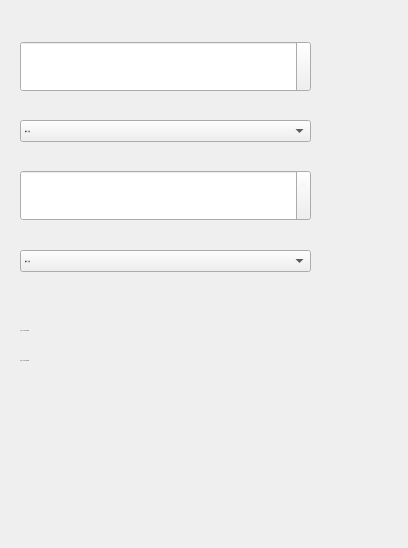
<?xml version="1.0" encoding="UTF-8"?>
<ui version="4.0">
 <class>huobi</class>
 <widget class="QWidget" name="huobi">
  <property name="geometry">
   <rect>
    <x>0</x>
    <y>0</y>
    <width>408</width>
    <height>548</height>
   </rect>
  </property>
  <property name="maximumSize">
   <size>
    <width>1000</width>
    <height>10000</height>
   </size>
  </property>
  <property name="font">
   <font>
    <family>宋体</family>
    <pointsize>-1</pointsize>
    <weight>50</weight>
    <italic>false</italic>
    <bold>false</bold>
   </font>
  </property>
  <property name="windowTitle">
   <string>计算器</string>
  </property>
  <property name="styleSheet">
   <string notr="true">*{
font:15px &quot;宋体&quot;;
color: rgb(250, 250, 250);
selection-background-color: rgb(255, 255, 255);/*选中文本*/
selection-color: rgb(0, 0, 0);
outline:none;/*焦点框*/
}
#centralWidget{
background-color: rgb(80, 80, 80);
border-bottom:5px solid rgb(20, 20, 20);
}
/*其他(控件公共样式在最后)*/

/*tab 1中按钮示例*/
#btnHoverOrange{
border-color:rgb(255, 170, 0);
}
#btnPressOrange{
color:black;
border-color: rgb(128, 128, 128);
background-color:rgb(255, 170, 0);
}
#btnHoverBlue{
border-color:rgb(0, 170, 255);
}
#btnPressBlue{
color:black;
border-color: rgb(128, 128, 128);
background-color:rgb(0, 170, 255);
}
/*tab 1中勾选框示例*/
#checkHoverOrange{
color: rgb(255, 170, 0);
}
#checkHoverOrange::indicator{
border-image: url(:/img/check_orange.png);
}
#checkCheckOrange::indicator{
border-image: url(:/img/checked_orange.png);
}
#checkHoverBlue{
color: rgb(0, 170, 255);
}
#checkHoverBlue::indicator{
border-image: url(:/img/check_blue.png);
}
#checkCheckBlue::indicator{
border-image: url(:/img/checked_blue.png);
}
#checkHoverGreen{
color: rgb(0, 255, 127);
}
#checkHoverGreen::indicator{
border-image: url(:/img/check_green.png);
}
#checkCheckGreen::indicator{
border-image: url(:/img/checked_green.png);
}
/*tab1 下拉框示例*/
#comboHover{
border:1px solid rgb(255, 170, 0);
}
#comboHover::down-arrow{
border-image: url(:/img/down_orange.png);
}
/*tab 1编辑框示例*/
#editHover{
border:1px solid rgb(255, 170, 0);
}
/*tab 1数字框示例*/
#spinHoverOrange{
border:1px solid rgb(255, 170, 0);
}
#spinHoverOrange::up-button{
border-image: url(:/img/up_orange.png);
}
#spinHoverBlue{
border:1px solid rgb(0, 170, 255);
}
#spinHoverBlue::up-button{
border-image: url(:/img/up_blue.png);
}
/*自定义按钮栏*/
#toolBar{
background-color: rgb(20, 20, 20);
border-bottom:2px solid rgb(0, 170, 255);
}
#toolBar QPushButton{
color: rgb(250, 250, 250);
border:0;
border-radius:0;
background-color: transparent;
}
#toolBar QPushButton:hover{
color:rgb(255, 170, 0);
background-color: rgba(255, 255, 255, 50);
}
#toolBar QPushButton:pressed{
background-color: rgba(255, 255, 255, 80);
}
QPushButton#btnSet{
background-image: url(:/img/set_gray.png);
background-repeat:no-repeat;
background-position:center center;
}
QPushButton#btnSet:hover{
background-image: url(:/img/set_orange.png);
}
QPushButton#btnMin{
background-image: url(:/img/min_gray.png);
background-repeat:no-repeat;
background-position:center center;
}
QPushButton#btnMin:hover{
background-image: url(:/img/min_orange.png);
}
QPushButton#btnMax{
background-image: url(:/img/max_gray.png);
background-repeat:no-repeat;
background-position:center center;
}
QPushButton#btnMax:hover{
background-image: url(:/img/max_orange.png);
}
QPushButton#btnClose{
background-image: url(:/img/close_gray.png);
background-repeat:no-repeat;
background-position:center center;
}
QPushButton#btnClose:hover{
background-image: url(:/img/close_red.png);
}

/*ToolBox*/
QToolBox{
background-color: rgb(80, 80, 80);/*背景色-空隙颜色*/
border:1px solid rgb(128, 128, 128);
}
QToolBox QWidget{/*tab页*/
background-color: rgb(80, 80, 80);
}
QToolBox&gt;QAbstractButton{/*标题栏*/
min-height:30px;
}
QToolBox::tab{
background-color:rgb(40, 40, 40);
}
QToolBox::tab:hover{
color:black;
background-color: rgb(255, 170, 0);
}
QToolBox::tab:selected{
color:rgb(255, 170, 0);
}
QToolBox::tab:selected:hover{
color:black;
}
/*分裂器*/
QSplitter::handle{
background-color: rgb(60, 60, 60);
margin:2px;
}
/*滚动区域*/
QScrollArea{
border:0;
background-color: transparent;
}
/*滚动条 */
QScrollBar:vertical{/*竖向*/
width:20px;
padding:0 3px;
margin:0;
background-color:transparent;
}
QScrollBar::add-page:vertical,QScrollBar::sub-page:vertical{
background-color: transparent;
}
QScrollBar::handle:vertical{
width:10px;
min-height:20px;
margin:20px 0;
background-color:rgb(100, 100, 100);
}
QScrollBar::handle:vertical:hover{
background-color:rgb(150, 150, 150);
}
QScrollBar::add-line:vertical{
height:20px;
width:20px;
subcontrol-position:bottom;
border-image: url(:/img/down2_white.png);
}
QScrollBar::sub-line:vertical{
height:20px;
width:20px;
subcontrol-position:top;
border-image: url(:/img/up2_white.png);
}
QScrollBar::sub-line:vertical:hover{
border-image: url(:/img/up2_orange.png);
}
QScrollBar::add-line:vertical:hover{
border-image: url(:/img/down2_orange.png);
}
QScrollBar:horizontal{/*横向*/
height:20px;
padding:3px;
margin:0;
background-color:transparent;
}
QScrollBar::add-page:horizontal,QScrollBar::sub-page:horizontal{
background-color: transparent;
}
QScrollBar::handle:horizontal{
height:10px;
min-width:20px;
margin:0 20px;
background-color:rgb(100, 100, 100);
}
QScrollBar::handle:horizontal:hover{
background-color:rgb(150, 150, 150);
}
QScrollBar::add-line:horizontal{
height:20px;
width:20px;
subcontrol-position:right;
border-image: url(:/img/right2_white.png);
}
QScrollBar::sub-line:horizontal{
height:20px;
width:20px;
subcontrol-position:left;
border-image: url(:/img/left2_white.png);
}
QScrollBar::add-line:horizontal:hover{
border-image: url(:/img/right2_orange.png);
}
QScrollBar::sub-line:horizontal:hover{
border-image: url(:/img/left2_orange.png);
}
/*TabWidget*/
QTabWidget{
}
QTabWidget&gt;QWidget&gt;QWidget{/*tab页*/
background-color: rgb(80, 80, 80);
}
QTabWidget::tab-bar{
alignment:left;/*tab位置*/
}
QTabWidget::pane { /*内容区域*/
background-color: rgb(80, 80, 80);/*背景色-空隙颜色*/
border:1px solid rgb(128, 128, 128);
}
QTabBar{
color:white;
background-color:transparent;
}
QTabBar::tab{/*页签*/
min-height:30px;
width:120px;
border-top-left-radius:20px;
border-bottom-right-radius:20px;
margin-right:1px;
margin-bottom:1px;
background-color:rgb(40, 40, 40);
}
QTabBar::tab:hover{
color:black;
background-color: rgb(255, 170, 0);
border-bottom-right-radius:0px;
}
QTabBar::tab:selected{
color:rgb(255, 170, 0);
border-bottom-right-radius:0px;
}
QTabBar::tab:selected:hover{
color:black;
}
QTabBar::tear{/*选项过多时的。。。*/
imag:;
}
QTabBar::scroller{
width:60px;
}
/*文本框*/
QTextEdit{
color:white;
border:1px solid rgb(128, 128, 128);
background-color: rgb(90, 90, 90);
}


QDoubleSpinBox{
color:white;
border:1px solid rgb(128, 128, 128);
background-color: rgb(90, 90, 90);
}

QDateEdit{
color:white;
border:1px solid rgb(128, 128, 128);
background-color: rgb(90, 90, 90);
}

/*按钮*/
QPushButton{
color:rgb(250, 250, 250);
border:1px solid rgb(128, 128, 128);
background-color: rgb(40 ,40 ,40);
border-radius:4px;
}
QPushButton:hover{
border-color:rgb(255, 170, 0);
}
QPushButton:pressed{
background-color: rgb(255, 170, 0);
border-color: rgb(128, 128, 128);
color:black;
}
QPushButton:checked{
color: rgb(0, 255, 127);
border-color: rgb(0, 255, 127);
background-image: url(:/img/right3_green.png);
background-repeat:no-repeat;
background-position:center left;
}
QPushButton:disabled{
color: rgb(230, 230, 230);
background-color: rgb(150, 150, 150);
}
QPushButton:checked:pressed{
color:black;
}
QPushButton:checked:disabled{
color: rgb(230, 230, 230);
border-color: rgb(128, 128, 128);
background-color: rgb(150, 150, 150);
background-image: url(:/img/right3_white.png);
}
/*勾选框*/
QCheckBox{
margin-left:5px;
spacing:3px;/*点击框与文字距离*/
color: rgb(250, 250, 250);
}
QCheckBox:hover{
color: rgb(0, 255, 127);
}
QCheckBox:disabled{
color: rgb(230, 230, 230);
}
QCheckBox::indicator{/*点击框*/
width:20px;
height:20px;
}
QCheckBox::indicator:unchecked{/*可添加未点击时点击区域图片*/
border-image: url(:/img/check_white.png);
}
QCheckBox::indicator:unchecked:hover{
border-image: url(:/img/check_green.png);
}
QCheckBox::indicator:unchecked:disabled{
border-image: url(:/img/check_white.png);
}
QCheckBox::indicator:checked{/*点击时区域样式*/
border-image: url(:/img/checked_green.png);
}
QCheckBox::indicator:checked:hover{
border-image: url(:/img/checked_green.png);
}
QCheckBox::indicator:checked:disabled{
border-image: url(:/img/checked_white.png);
}
QCheckBox::indicator:indeterminate{/*半选中状态*/
}
/*下拉列表*/
QComboBox{
padding-left: 5px;
padding-right: 2px;
color:rgb(250 ,250 ,250);
border:1px solid rgb(128, 128, 128);
background-color:  rgb(100 ,100 ,100);
}
QComboBox:hover{
border:1px solid rgb(255, 170, 0);
}
QComboBox:disabled{
color: rgb(230, 230, 230);
background-color:rgb(150, 150, 150);
}
QComboBox:editable{
background-color:rgb(100, 100, 100);
}
QComboBox:editable:disabled{
background-color:rgb(150, 150, 150);
}
QComboBox QAbstractItemView{
background-color:rgb(110, 110, 110);
}
QComboBox QAbstractItemView::item{/*需要代码中-&amp;gt;setView(new QListView(this));*/
height:26px;
font: 15px &quot;宋体&quot;;
}
QComboBox QAbstractItemView::item:hover{
color:black;
background-color: rgb(255, 170, 0);
}
QComboBox QAbstractItemView::item:selected{
background-color: rgb(255, 170, 0);
}
QComboBox::drop-down {
width:20px;
height:20px;
subcontrol-position: center right;
right:2px;
border:0;
background-color:transparent;
}
QComboBox::down-arrow {/*替换三角小图标*/
width:20px;
height:20px;
border-image: url(:/img/down_white.png);
}
QComboBox::down-arrow:hover {
border-image: url(:/img/down_orange.png);
}
QComboBox::down-arrow:disabled {
border-image: url(:/img/down2_white.png);
}
/*编辑框*/
QLineEdit{
padding: 0 5px;
color: rgb(250 ,250 ,250);
background-color: rgb(100, 100, 100);
border:1px solid rgb(128, 128, 128);
}
QLineEdit:hover{
border:1px solid rgb(255, 170, 0);
}
QLineEdit[readOnly=true],QLineEdit:disabled{
color: rgb(230, 230, 230);
background-color:rgb(150, 150, 150);
}
/*整数框*/
QSpinBox{
padding:0 5px;
color: rgb(250, 250, 250);
background-color:  rgb(100, 100, 100);
border:1px solid rgb(128, 128, 128);
}
QSpinBox:hover{
border:1px solid rgb(255, 170, 0);
}
QSpinBox:disabled{
color: rgb(230, 230, 230);
background-color:rgb(150, 150, 150);
}
QSpinBox[buttonSymbols=&quot;0&quot;]::up-button{/*显示按钮=0*/
width:20px;
height:14px;
subcontrol-origin:border;
subcontrol-position:top right;
right:2px;
top:2px;
border-image: url(:/img/up_white.png);
}
QSpinBox::up-button:hover{
border-image: url(:/img/up_orange.png);
}
QSpinBox::up-button:pressed{
}
QSpinBox[buttonSymbols=&quot;0&quot;]::down-button{
width:20px;
height:14px;
subcontrol-origin:border;
subcontrol-position:bottom right;
right:2px;
bottom:2px;
border-image: url(:/img/down_white.png);
}
QSpinBox::down-button:hover{
border-image: url(:/img/down_orange.png);
}
QSpinBox::down-button:pressed{
}
QSpinBox::up-button:disabled{
border-image: url(:/img/up2_white.png);
}
QSpinBox::down-button:disabled{
border-image: url(:/img/down2_white.png);
}
/*表头*/
QHeaderView{
font: 15px &quot;宋体&quot;;
color:rgb(240, 240, 240);
background-color: rgb(80, 80, 80);
}
QHeaderView::section:horizontal{/*横表头*/
min-height:30px;
border:0;
border-bottom:1px solid rgb(0, 170, 255);
background-color: rgb(60,60,60);
}
QHeaderView::section:vertical{/*竖表头*/
min-width:60px;
padding-left:15px;
border:1px solid rgb(128, 128, 128);
border-top:0;
border-left:0;
background-color: rgb(60, 60, 60);
}
QHeaderView::section{
font: 15px &quot;宋体&quot;;
text-align:center;
}
QHeaderView::section:hover{
color:black;
background-color: rgb(255, 170, 0);
}
QHeaderView::section:checked{/*不取消高亮*/
font: 15px &quot;宋体&quot;;
font-weight:normal;
color: rgb(255, 170, 0);
}
QHeaderView::section:selected{
font: 15px &quot;宋体&quot;;
font-weight:normal;
color: red;
}
QHeaderView::section:checked:hover{
font-weight:normal;
color: rgb(240, 240, 240);
}
QHeaderView::section:first{/*表头第一个位置*/
}
QHeaderView::down-arrow{/*图标用来排序的*/
}
QHeaderView::up-arrow{
}
/*表格*/
QTableView{/*对齐方式代码设置*/
border:1px solid rgb(128, 128, 128);
gridline-color: rgb(128, 128, 128);/*网格线颜色*/
background-color: rgb(80, 80, 80);
}
QTableView QTableCornerButton::section{/*表头左上*/
background-color: rgb(60,60,60);
border:0;
border-bottom:1px solid rgb(0, 170, 255);
}
QTableView::item{/*表内容*/
font: 15px &quot;宋体&quot;;
color: rgb(250, 250, 250);
background-color: rgb(80, 80, 80);
}
QTableView::item:selected{
color:black;
background-color: rgb(255, 170, 0);
}
QTableView::indicator{
width: 20px;
height: 20px;
}
QTableView::indicator:enabled:checked{
image: ;
}
QTableView::indicator:enabled:unchecked{
image: ;
}
/*菜单*/
QPushButton::menu-indicator{/*setmenu*/
image:none;
}
QMenu{
border:1px solid rgb(128, 128, 128);
background-color:rgb(70, 70, 70);
margin:0px;
padding:0px;
}
QMenu::item {
margin:0px;
padding:0 20 0 10px;
font:15px &quot;宋体&quot;;
min-height:26px;
max-height:28px;
color:rgb(240, 240, 240);
background-color:rgb(70, 70, 70);
}
QSpacerItem{
background-color: rgb(0, 255, 0);
}
QMenu::item:disabled{
color:rgb(240, 240, 240);
background-color:rgb(110, 110, 110);
}
QMenu::item:selected {
color:black;
background-color: rgb(255, 170, 0);
}
QMenu::item:selected:disabled{
color:rgb(240, 240, 240);
background-color:rgb(110, 110, 110);
}
QMenu::separator {/*分割线*/
height: 1px;
background: transparent;
}</string>
  </property>
  <widget class="QWidget" name="centralWidget" native="true">
   <property name="geometry">
    <rect>
     <x>0</x>
     <y>-20</y>
     <width>411</width>
     <height>571</height>
    </rect>
   </property>
   <widget class="QComboBox" name="comboBox">
    <property name="geometry">
     <rect>
      <x>20</x>
      <y>140</y>
      <width>291</width>
      <height>22</height>
     </rect>
    </property>
    <item>
     <property name="text">
      <string>智利 - 比索</string>
     </property>
    </item>
    <item>
     <property name="text">
      <string>赞比亚 - 克瓦查</string>
     </property>
    </item>
    <item>
     <property name="text">
      <string>越南 - 盾</string>
     </property>
    </item>
    <item>
     <property name="text">
      <string>约旦 - 第纳尔</string>
     </property>
    </item>
    <item>
     <property name="text">
      <string>英国 - 磅</string>
     </property>
    </item>
    <item>
     <property name="text">
      <string>印度尼西亚 - 印尼盾</string>
     </property>
    </item>
    <item>
     <property name="text">
      <string>印度 - 卢比</string>
     </property>
    </item>
    <item>
     <property name="text">
      <string>以色列 - 古稀伯来钱币</string>
     </property>
    </item>
    <item>
     <property name="text">
      <string>伊朗 - 里亚尔</string>
     </property>
    </item>
    <item>
     <property name="text">
      <string>伊拉克 - 第纳尔</string>
     </property>
    </item>
    <item>
     <property name="text">
      <string>也门 - 里亚尔</string>
     </property>
    </item>
    <item>
     <property name="text">
      <string>牙买加 - 元</string>
     </property>
    </item>
    <item>
     <property name="text">
      <string>香港 - 港元</string>
     </property>
    </item>
    <item>
     <property name="text">
      <string>日本 - 日元</string>
     </property>
    </item>
    <item>
     <property name="text">
      <string>台湾 - 新台币</string>
     </property>
    </item>
   </widget>
   <widget class="QLabel" name="label_3">
    <property name="geometry">
     <rect>
      <x>20</x>
      <y>340</y>
      <width>381</width>
      <height>21</height>
     </rect>
    </property>
    <property name="text">
     <string>1 CNY = 0.1572 USD</string>
    </property>
   </widget>
   <widget class="QDoubleSpinBox" name="doubleSpinBox">
    <property name="geometry">
     <rect>
      <x>20</x>
      <y>61</y>
      <width>291</width>
      <height>51</height>
     </rect>
    </property>
    <property name="styleSheet">
     <string notr="true">*{
font:50px &quot;宋体&quot;;
color: rgb(250, 250, 250);
selection-background-color: rgb(255, 255, 255);/*选中文本*/
selection-color: rgb(0, 0, 0);
outline:none;/*焦点框*/
}</string>
    </property>
    <property name="maximum">
     <double>999999999.990000009536743</double>
    </property>
   </widget>
   <widget class="QDoubleSpinBox" name="doubleSpinBox_2">
    <property name="geometry">
     <rect>
      <x>20</x>
      <y>190</y>
      <width>291</width>
      <height>51</height>
     </rect>
    </property>
    <property name="styleSheet">
     <string notr="true">*{
font:50px &quot;宋体&quot;;
color: rgb(250, 250, 250);
selection-background-color: rgb(255, 255, 255);/*选中文本*/
selection-color: rgb(0, 0, 0);
outline:none;/*焦点框*/
}</string>
    </property>
    <property name="readOnly">
     <bool>true</bool>
    </property>
    <property name="maximum">
     <double>999999999.990000009536743</double>
    </property>
   </widget>
   <widget class="QComboBox" name="comboBox_2">
    <property name="geometry">
     <rect>
      <x>20</x>
      <y>270</y>
      <width>291</width>
      <height>22</height>
     </rect>
    </property>
    <item>
     <property name="text">
      <string>智利 - 比索</string>
     </property>
    </item>
    <item>
     <property name="text">
      <string>赞比亚 - 克瓦查</string>
     </property>
    </item>
    <item>
     <property name="text">
      <string>越南 - 盾</string>
     </property>
    </item>
    <item>
     <property name="text">
      <string>约旦 - 第纳尔</string>
     </property>
    </item>
    <item>
     <property name="text">
      <string>英国 - 磅</string>
     </property>
    </item>
    <item>
     <property name="text">
      <string>印度尼西亚 - 印尼盾</string>
     </property>
    </item>
    <item>
     <property name="text">
      <string>印度 - 卢比</string>
     </property>
    </item>
    <item>
     <property name="text">
      <string>以色列 - 古稀伯来钱币</string>
     </property>
    </item>
    <item>
     <property name="text">
      <string>伊朗 - 里亚尔</string>
     </property>
    </item>
    <item>
     <property name="text">
      <string>伊拉克 - 第纳尔</string>
     </property>
    </item>
    <item>
     <property name="text">
      <string>也门 - 里亚尔</string>
     </property>
    </item>
    <item>
     <property name="text">
      <string>牙买加 - 元</string>
     </property>
    </item>
    <item>
     <property name="text">
      <string>香港 - 港元</string>
     </property>
    </item>
    <item>
     <property name="text">
      <string>日本 - 日元</string>
     </property>
    </item>
    <item>
     <property name="text">
      <string>台湾 - 新台币</string>
     </property>
    </item>
   </widget>
   <widget class="QLabel" name="label_4">
    <property name="geometry">
     <rect>
      <x>20</x>
      <y>370</y>
      <width>381</width>
      <height>21</height>
     </rect>
    </property>
    <property name="text">
     <string>1 CNY = 0.1572 USD</string>
    </property>
   </widget>
  </widget>
 </widget>
 <layoutdefault spacing="6" margin="11"/>
 <resources/>
 <connections/>
</ui>
